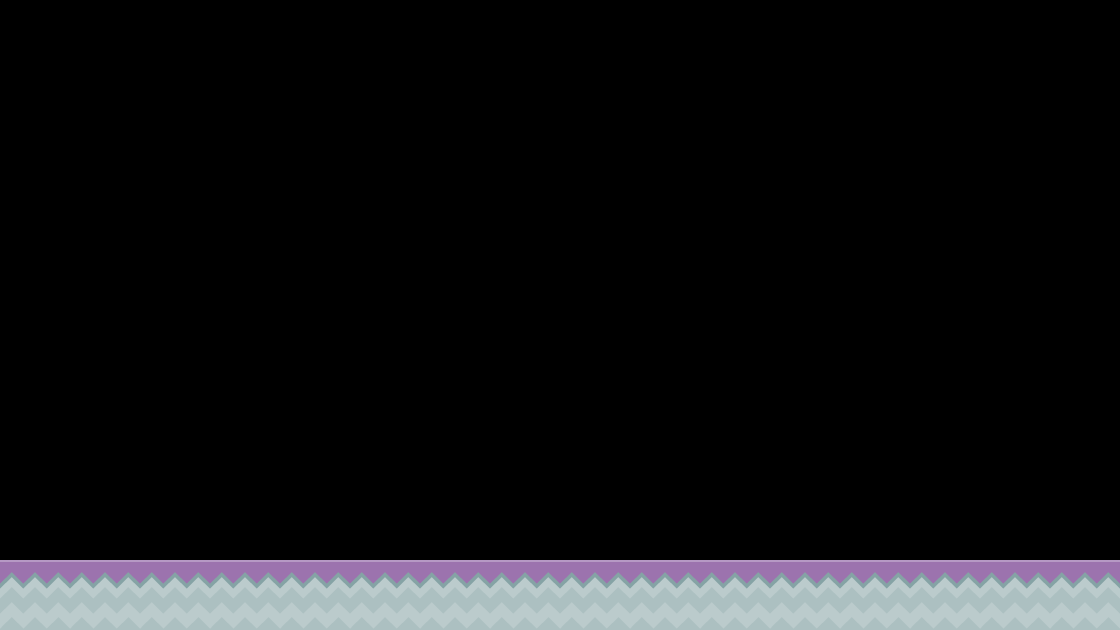

A level layout from a 2D game, rendered from its tile map. Below: a short description, then the map file with tile-grid data replaced by summaries:
An orthogonal 16x9 tile map with 70x70 px tiles, 1 tile layer (Tile Layer 1).

<map version="1.0" orientation="orthogonal" renderorder="right-down" width="16" height="9" tilewidth="70" tileheight="70">
 <tileset firstgid="1" name="background-tiles" tilewidth="70" tileheight="70">
  <image source="../public_html/Mario Files/data/img/background-tiles.png" width="910" height="910" />
 </tileset>
 <layer name="Tile Layer 1" width="16" height="9">
  <data>[144 cells, 16 non-empty, 1 distinct tile ids]</data>
 </layer>
</map>
